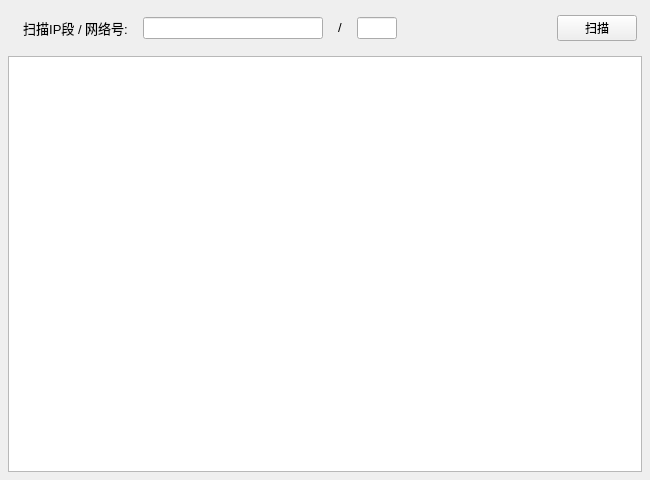
<?xml version="1.0" encoding="UTF-8"?>
<ui version="4.0">
 <class>LanScan</class>
 <widget class="QWidget" name="LanScan">
  <property name="geometry">
   <rect>
    <x>0</x>
    <y>0</y>
    <width>650</width>
    <height>480</height>
   </rect>
  </property>
  <property name="sizePolicy">
   <sizepolicy hsizetype="Fixed" vsizetype="Fixed">
    <horstretch>0</horstretch>
    <verstretch>0</verstretch>
   </sizepolicy>
  </property>
  <property name="minimumSize">
   <size>
    <width>650</width>
    <height>480</height>
   </size>
  </property>
  <property name="maximumSize">
   <size>
    <width>650</width>
    <height>480</height>
   </size>
  </property>
  <property name="font">
   <font>
    <family>Microsoft YaHei UI</family>
   </font>
  </property>
  <property name="windowTitle">
   <string>LAN Scanner</string>
  </property>
  <property name="windowIcon">
   <iconset resource="res.qrc">
    <normaloff>:/icon/res/scan.png</normaloff>:/icon/res/scan.png</iconset>
  </property>
  <layout class="QVBoxLayout" name="verticalLayout">
   <property name="spacing">
    <number>15</number>
   </property>
   <property name="leftMargin">
    <number>8</number>
   </property>
   <property name="topMargin">
    <number>15</number>
   </property>
   <property name="rightMargin">
    <number>8</number>
   </property>
   <property name="bottomMargin">
    <number>8</number>
   </property>
   <item>
    <layout class="QHBoxLayout" name="horizontalLayout">
     <property name="leftMargin">
      <number>15</number>
     </property>
     <property name="rightMargin">
      <number>5</number>
     </property>
     <item>
      <widget class="QLabel" name="label">
       <property name="font">
        <font>
         <pointsize>10</pointsize>
        </font>
       </property>
       <property name="text">
        <string>扫描IP段 / 网络号:</string>
       </property>
       <property name="alignment">
        <set>Qt::AlignCenter</set>
       </property>
      </widget>
     </item>
     <item>
      <widget class="QLineEdit" name="ip">
       <property name="sizePolicy">
        <sizepolicy hsizetype="Fixed" vsizetype="Fixed">
         <horstretch>0</horstretch>
         <verstretch>0</verstretch>
        </sizepolicy>
       </property>
       <property name="minimumSize">
        <size>
         <width>180</width>
         <height>0</height>
        </size>
       </property>
       <property name="maximumSize">
        <size>
         <width>180</width>
         <height>16777215</height>
        </size>
       </property>
       <property name="text">
        <string/>
       </property>
       <property name="alignment">
        <set>Qt::AlignCenter</set>
       </property>
      </widget>
     </item>
     <item>
      <widget class="QLabel" name="label_2">
       <property name="sizePolicy">
        <sizepolicy hsizetype="Fixed" vsizetype="Fixed">
         <horstretch>0</horstretch>
         <verstretch>0</verstretch>
        </sizepolicy>
       </property>
       <property name="font">
        <font>
         <pointsize>10</pointsize>
        </font>
       </property>
       <property name="text">
        <string>/</string>
       </property>
       <property name="alignment">
        <set>Qt::AlignCenter</set>
       </property>
      </widget>
     </item>
     <item>
      <widget class="QLineEdit" name="musk">
       <property name="sizePolicy">
        <sizepolicy hsizetype="Fixed" vsizetype="Fixed">
         <horstretch>0</horstretch>
         <verstretch>0</verstretch>
        </sizepolicy>
       </property>
       <property name="minimumSize">
        <size>
         <width>40</width>
         <height>0</height>
        </size>
       </property>
       <property name="maximumSize">
        <size>
         <width>40</width>
         <height>16777215</height>
        </size>
       </property>
       <property name="alignment">
        <set>Qt::AlignCenter</set>
       </property>
      </widget>
     </item>
     <item>
      <spacer name="horizontalSpacer">
       <property name="orientation">
        <enum>Qt::Horizontal</enum>
       </property>
       <property name="sizeHint" stdset="0">
        <size>
         <width>40</width>
         <height>20</height>
        </size>
       </property>
      </spacer>
     </item>
     <item>
      <widget class="QPushButton" name="scanBtn">
       <property name="minimumSize">
        <size>
         <width>0</width>
         <height>26</height>
        </size>
       </property>
       <property name="maximumSize">
        <size>
         <width>16777215</width>
         <height>31</height>
        </size>
       </property>
       <property name="text">
        <string>扫描</string>
       </property>
      </widget>
     </item>
    </layout>
   </item>
   <item>
    <widget class="QTableWidget" name="scanTable"/>
   </item>
  </layout>
 </widget>
 <resources>
  <include location="res.qrc"/>
 </resources>
 <connections/>
</ui>
